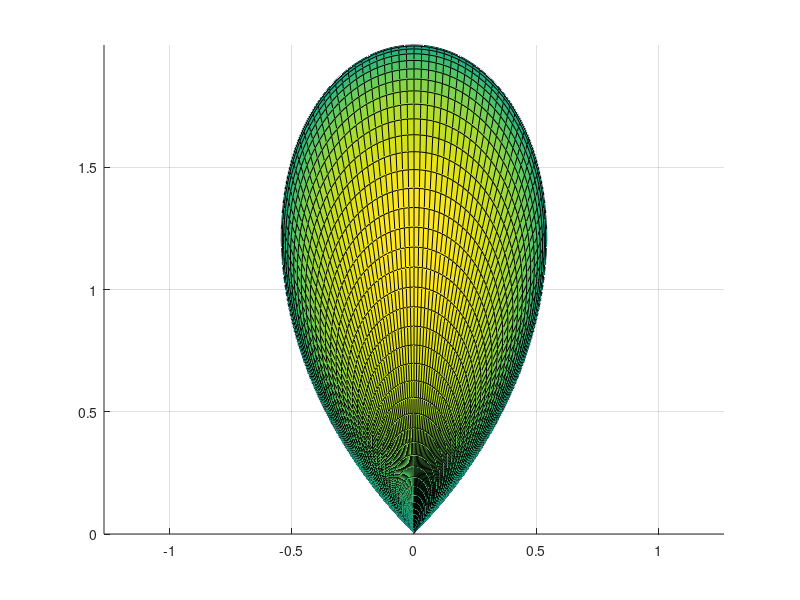

Recreate this plot in MATLAB.
clear all;
close all;
theta = (0:.01:1)*pi;
phi   = (0.5:.01:1.5)*0.5*pi;
[Theta, Phi] = meshgrid(theta, phi);
%Cornner Reflector Factor de forma
Eo=(cos(0.5*pi.*cos(theta)))./sin(theta);
H= abs(Eo.*exp(i*(0.5*pi).*sin(Theta).*cos(Phi))...
       +Eo.*exp(i*(0.5*pi).*sin(Theta).*cos(Phi-0.5*pi)+(i*pi))...
       +Eo.*exp(i*(0.5*pi).*sin(Theta).*cos(Phi-pi))...
       +Eo.*exp(i*(0.5*pi).*sin(Theta).*cos(Phi-1.5*pi)+(i*pi)));
X     =  H.*sin(Theta).*cos(Phi);
Y     =  H.*sin(Theta).*sin(Phi);
Z     =  H.*cos(Theta);
figure('Color','White')
surf(X,Y,Z);
view(2);
axis equal on;